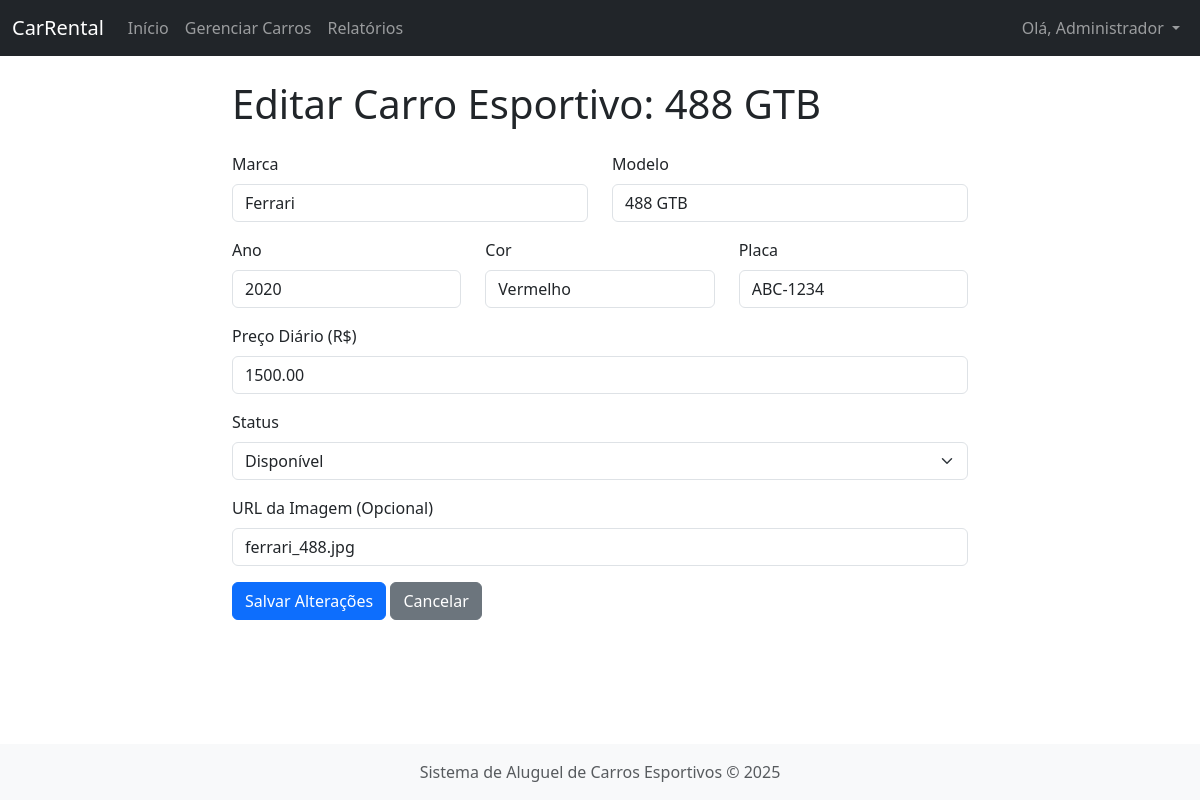
/?controller=carro&action=edit&id=1 (signed in), run on the app's committed database.
### tables this page shows
CREATE TABLE carros (
    id_carro INT AUTO_INCREMENT PRIMARY KEY,
    marca VARCHAR(50) NOT NULL,
    modelo VARCHAR(50) NOT NULL,
    ano YEAR NOT NULL,
    cor VARCHAR(30),
    placa VARCHAR(10) NOT NULL UNIQUE,
    preco_diario DECIMAL(10, 2) NOT NULL,
    status ENUM('disponivel', 'alugado', 'manutencao') NOT NULL DEFAULT 'disponivel',
    imagem_url VARCHAR(255)
);

### app/Controllers/CarroController.php (called while the page is built, shortened)
<?php
require_once __DIR__ . '/../Models/CarroModel.php';
class CarroController {
    private $carroModel;
    public function __construct() {
        $this->carroModel = new CarroModel();
    }
    public function edit() {
        $id = filter_input(INPUT_GET, 'id', FILTER_VALIDATE_INT);
        $carro = $this->carroModel->getCarroById($id);
        require_once __DIR__ . '/../../../views/carro/edit.php';
        require_once __DIR__ . '/../../../views/layout/layout.php';
    }
}

### app/Models/Database.php (called while the page is built, shortened)
<?php
class Database {
    private static $instance = null;
    private $conn;
    private function __construct() {
        $dsn = "mysql:host=" . DB_HOST . ";dbname=" . DB_NAME . ";charset=utf8mb4";
        $options = [
            PDO::ATTR_ERRMODE            => PDO::ERRMODE_EXCEPTION,
            PDO::ATTR_DEFAULT_FETCH_MODE => PDO::FETCH_ASSOC,
            PDO::ATTR_EMULATE_PREPARES   => false,
        ];
        try {
            $this->conn = new PDO($dsn, DB_USER, DB_PASS, $options);
        } catch (\PDOException $e) {
            die("Erro de Conexão com o Banco de Dados: " . $e->getMessage());
        }
    }
    public static function getInstance() {
        if (self::$instance === null) {
            self::$instance = new Database();
        }
        return self::$instance;
    }
    public function getConnection() {
        return $this->conn;
    }
}

### app/Models/CarroModel.php (called while the page is built, shortened)
<?php
require_once 'Database.php';
class CarroModel {
    private $db;
    public function __construct() {
        $this->db = Database::getInstance()->getConnection();
    }
    public function getCarroById($id) {
        $sql = "SELECT * FROM carros WHERE id_carro = :id";
        $stmt = $this->db->prepare($sql);
        $stmt->bindParam(':id', $id, PDO::PARAM_INT);
        $stmt->execute();
        return $stmt->fetch();
    }
}

### views/carro/edit.php (the view, shortened to what this page needs)
<div class="row justify-content-center">
    <div class="col-md-8">
        <h1 class="mb-4">Editar Carro Esportivo: <?php echo htmlspecialchars($carro['modelo']); ?></h1>
        <form action="<?php echo BASE_URL; ?>?controller=carro&action=update" method="POST" class="needs-validation" novalidate>
            <div class="row">
                <div class="col-md-6 mb-3">
                    <label for="marca" class="form-label">Marca</label>
                    <input type="text" class="form-control" id="marca" name="marca" value="<?php echo htmlspecialchars($carro['marca']); ?>" required>
                </div>
                <div class="col-md-6 mb-3">
                    <label for="modelo" class="form-label">Modelo</label>
                    <input type="text" class="form-control" id="modelo" name="modelo" value="<?php echo htmlspecialchars($carro['modelo']); ?>" required>
                </div>
            </div>
            <div class="row">
                <div class="col-md-4 mb-3">
                    <label for="ano" class="form-label">Ano</label>
                    <input type="number" class="form-control" id="ano" name="ano" value="<?php echo htmlspecialchars($carro['ano']); ?>" required min="1900" max="<?php echo date('Y') + 1; ?>">
                </div>
                <div class="col-md-4 mb-3">
                    <label for="cor" class="form-label">Cor</label>
                    <input type="text" class="form-control" id="cor" name="cor" value="<?php echo htmlspecialchars($carro['cor']); ?>">
                </div>
                <div class="col-md-4 mb-3">
                    <label for="placa" class="form-label">Placa</label>
                    <input type="text" class="form-control" id="placa" name="placa" value="<?php echo htmlspecialchars($carro['placa']); ?>" required maxlength="10">
                </div>
            </div>
            <div class="mb-3">
                <label for="preco_diario" class="form-label">Preço Diário (R$)</label>
                <input type="number" step="0.01" class="form-control" id="preco_diario" name="preco_diario" value="<?php echo htmlspecialchars($carro['preco_diario']); ?>" required min="0.01">
            </div>
            <div class="mb-3">
                <label for="status" class="form-label">Status</label>
                <select class="form-select" id="status" name="status" required>
                    <option value="disponivel" <?php echo ($carro['status'] == 'disponivel') ? 'selected' : ''; ?>>Disponível</option>
                </select>
            </div>
            <div class="mb-3">
                <label for="imagem_url" class="form-label">URL da Imagem (Opcional)</label>
                <input type="url" class="form-control" id="imagem_url" name="imagem_url" value="<?php echo htmlspecialchars($carro['imagem_url']); ?>">
            </div>
            <button type="submit" class="btn btn-primary">Salvar Alterações</button>
            <a href="<?php echo BASE_URL; ?>?controller=carro&action=index" class="btn btn-secondary">Cancelar</a>
        </form>
    </div>
</div>

### views/layout/layout.php (style rules this page uses)
body { padding-top: 56px; }

### data on the page
carros: modelo "488 GTB", marca "Ferrari", ano "2020", cor "Vermelho", placa "ABC-1234", preco_diario "1500.00", status "Disponível", imagem_url "ferrari_488.jpg"

### other printed values
$_SESSION['user_name'] "Administrador"
